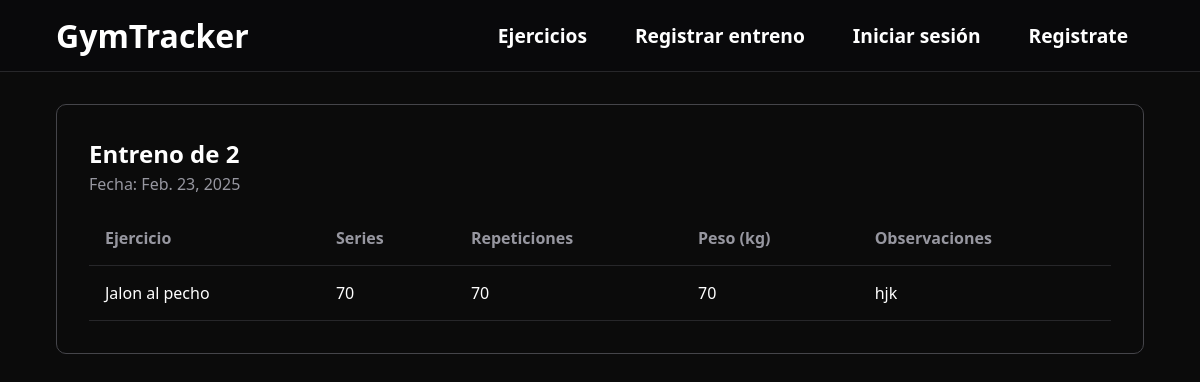
Page /registrarEntreno/6/listaEjercicios on the earlier database version.
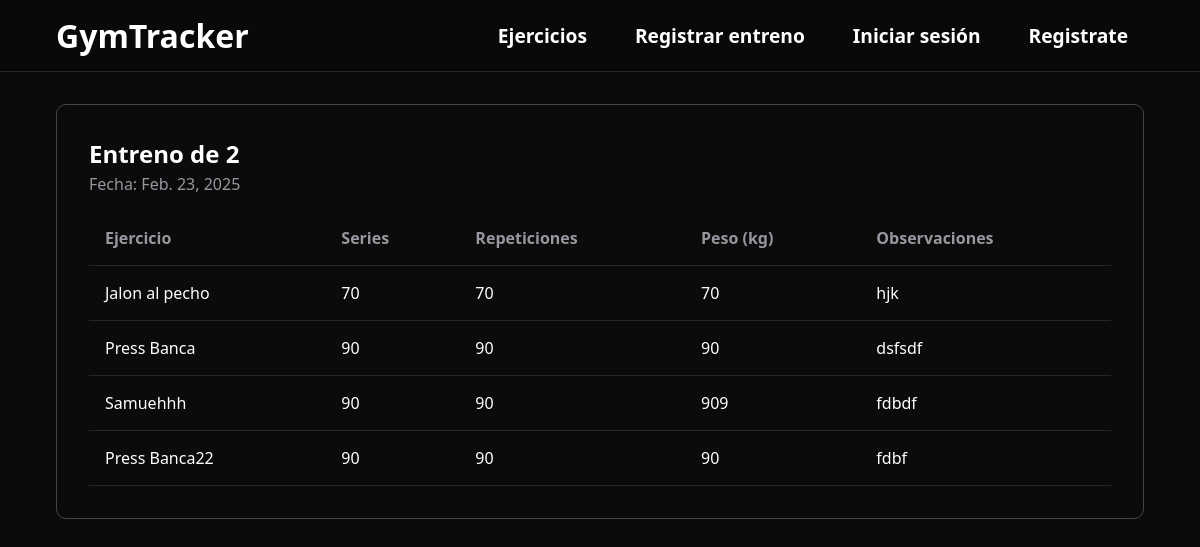
Same page on the later database version.
### gymApp/models.py (models this page shows, shortened)
class Ejercicio_realizado(models.Model):
    entreno = models.ForeignKey(Entreno, on_delete=models.CASCADE, related_name='ejercicios')
    nombre = models.ForeignKey(Ejercicio, on_delete=models.CASCADE)
    peso = models.IntegerField()
    series = models.IntegerField()
    repeticiones = models.IntegerField()
    observaciones = models.CharField(max_length=200, blank=True, null=True)
    class Meta:
        verbose_name = 'Ejercicio_realizado'
        verbose_name_plural = 'Ejercicios_realizados'

class Ejercicio(models.Model):
    nombre = models.CharField(max_length=100)
    musculos = models.ManyToManyField(Musculo)
    visibilidad = models.CharField(max_length=200, default='all')
    class Meta:
        verbose_name = 'Ejercicio'
        verbose_name_plural = 'Ejercicios'
    def __str__(self):
        return f"{self.nombre}"

### gymApp/views.py (the view)
# urls.py: path('registrarEntreno/<int:pk>/listaEjercicios', ListaEjerciciosDeUnEntreno.as_view(), name='listaEjerciciosDeUnEntreno'),
class ListaEjerciciosDeUnEntreno(ListView):
    model = Ejercicio_realizado
    template_name = 'gymApp/listaEjerciciosDeUnEntreno.html'
    context_object_name = 'ejerciciosRealizados'
    def get_queryset(self):
        query = super().get_queryset()
        entreno = Entreno.objects.get(id=self.kwargs['pk'])
        query = query.filter(entreno=entreno)
        return query
    def get_context_data(self, **kwargs):
        contexto = super().get_context_data(**kwargs)
        contexto['entreno'] = Entreno.objects.get(id=self.kwargs['pk'])
        return contexto

### gymApp/templates/gymApp/listaEjerciciosDeUnEntreno.html
{% extends 'gymApp/base.html' %}
{% block header %}
    <header class="header-noprincipal">
        <a href="{% url 'principal' %}">
            <h1>GymTracker</h1>
        </a>
        <div class="lista-enlaces">
            <a href="{% url 'anadirEjercicio' %}">Ejercicios</a>
            <a href="{% url 'registrarEntreno' %}">Registrar entreno</a>
            {% if user.is_authenticated %}
                    <a class="open_submenu">Perfil</a>
                    <div class="submenu">
                        <ul>
                            <li><a href="{% url 'perfilUsuario' pk=request.user.pk %}" class="enlaces-desplegable">Ver perfil</a></li>
                            <li>
                                <form action="{% url 'logout' %}" method="post">
                                {% csrf_token %}
                                <button type="submit" class="">Cerrar sesión</button>
                            </li>
                            </form>
                        </ul>
                    </div>
            {% else %}
                    <a href="{% url 'login' %}">Iniciar sesión</a>
                    <a href="{% url 'registroUsuario' %}">Registrate</a>
            {% endif %}
        </div>
    </header>
{% endblock %}
{% block contenido %}
<main id="main-ejercicio-entreno">
    <section id="card-ejercicios-entreno">
        <h1>Entreno de {{ entreno.nombre }}</h1>
        <p>Fecha: {{ entreno.fecha }}</p>
        <table class="tabla">
            <thead>
                <tr>
                    <th>Ejercicio</th>
                    <th>Series</th>
                    <th>Repeticiones</th>
                    <th>Peso (kg)</th>
                    <th>Observaciones</th>
                </tr>
            </thead>
            <tbody>
                {% for ejercicio in ejerciciosRealizados %}
                    <tr>
                        <td>{{ ejercicio.nombre }}</td>
                        <td>{{ ejercicio.series }}</td>
                        <td>{{ ejercicio.repeticiones }}</td>
                        <td>{{ ejercicio.peso }}</td>
                        {% if ejercicio.observaciones != None %}
                            <td>{{ ejercicio.observaciones }}</td>
                        {% else %}
                            <td>No hay observaciones</td>
                        {% endif %}
                    </tr>
                {% endfor %}
            </tbody>
        </table>
    </section>
</main>
{% endblock %}

Differences in the rows shown:
added Ejercicio_realizado: nombre "Press Banca", series "90", repeticiones "90", peso "90", observaciones "dsfsdf"
added Ejercicio_realizado: nombre "Samuehhh", series "90", repeticiones "90", peso "909", observaciones "fdbdf"
added Ejercicio_realizado: nombre "Press Banca22", series "90", repeticiones "90", peso "90", observaciones "fdbf"
